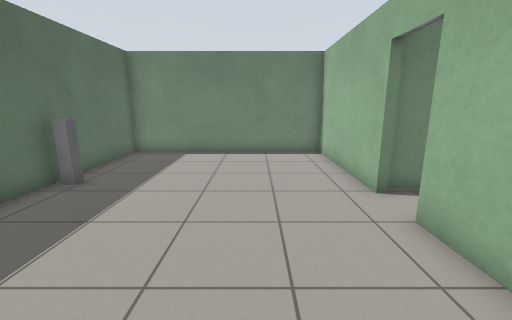
view 1 (above)

18 first-person views from a walk through a robot-simulator world made for Gazebo. The camera is 1.2 m above the floor, tilts 12° down and sees 90° across. The floor is counted in squares, 0.5 m on a side. Each view is taken from the middle of a square. On the plan, view 1 faces up. The plan holds only what a view shows up to about 17 squares ahead; the rest is blank.

view 2
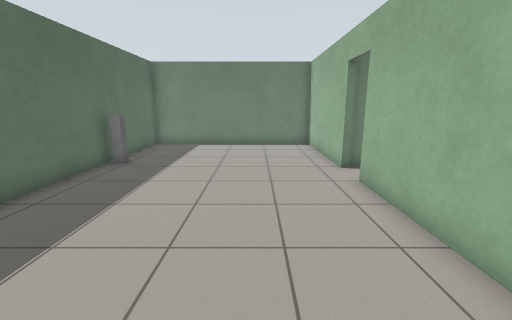

view 3
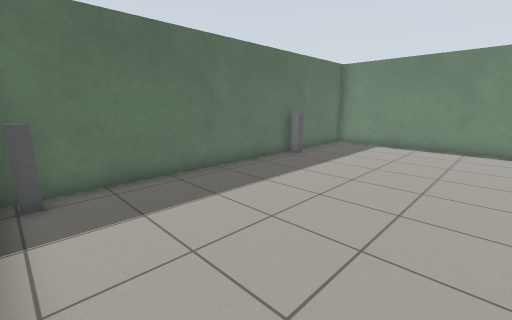

view 4
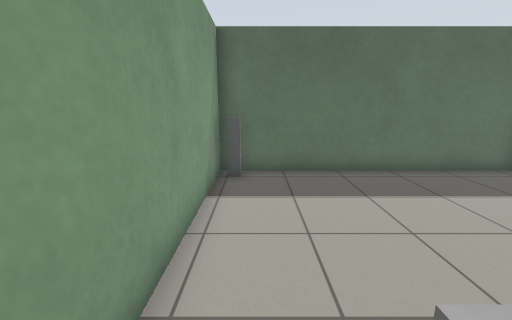

view 5
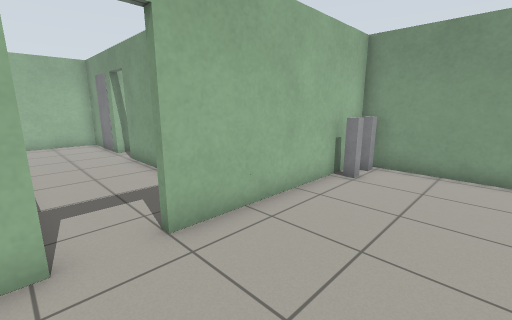

view 6
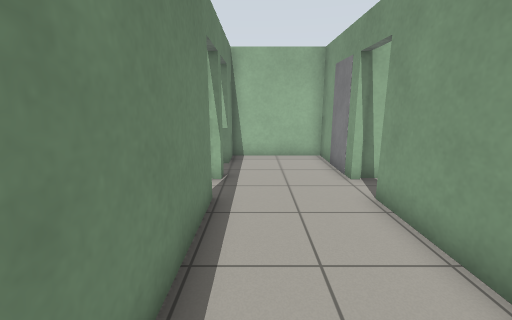

view 7
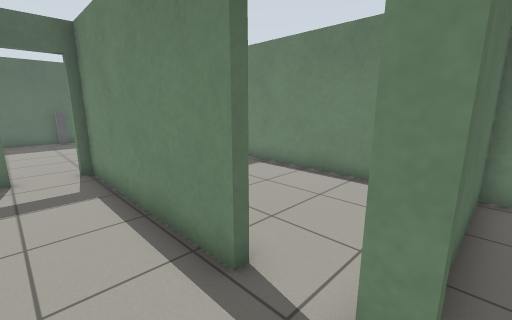

view 8
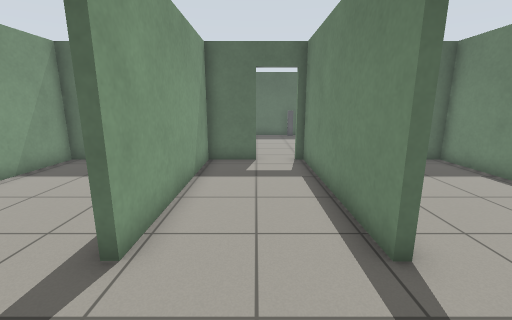

view 9
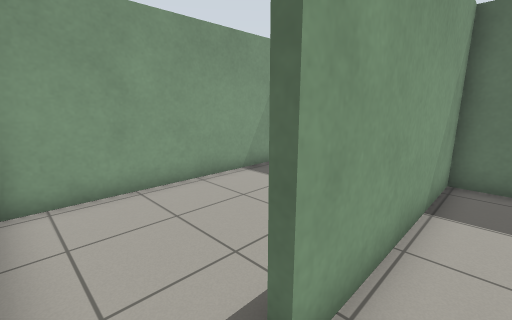

view 10
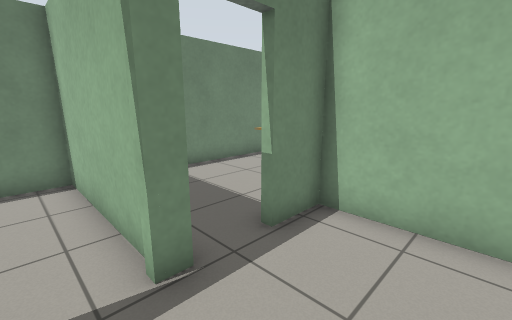

view 11
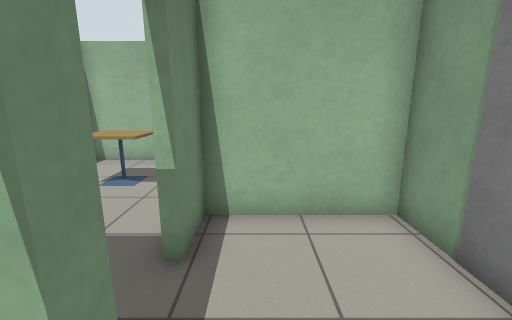

view 12
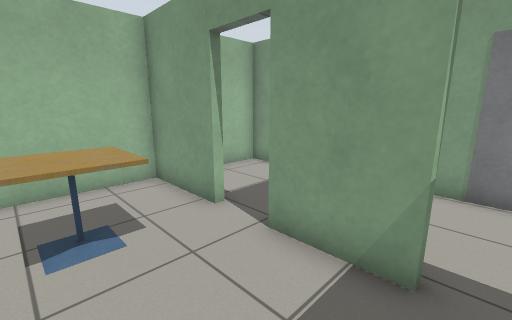

view 13
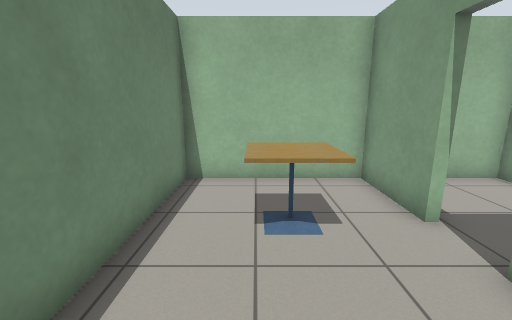

view 14
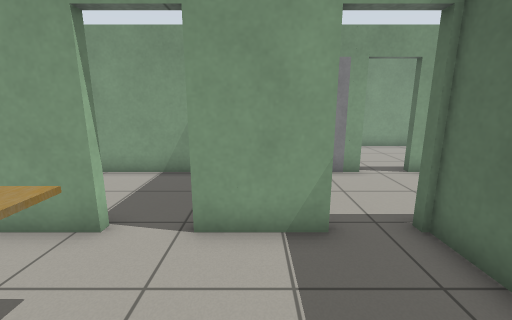

view 15
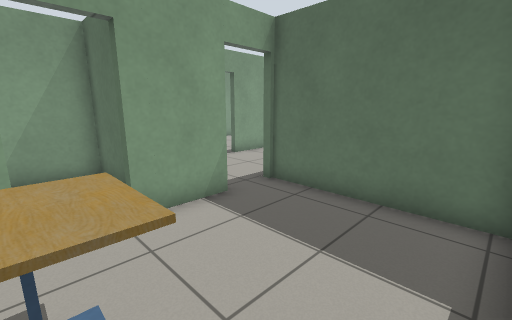

view 16
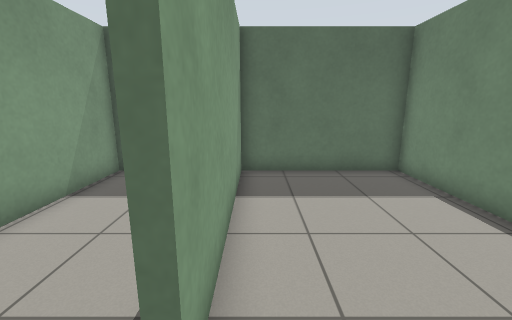

view 17
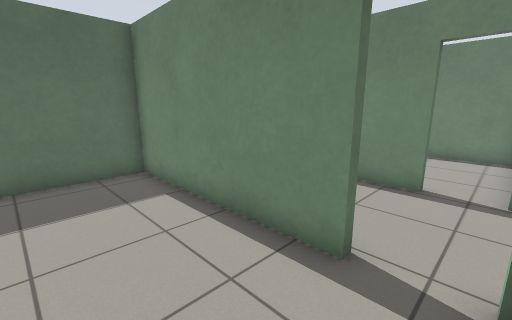

view 18
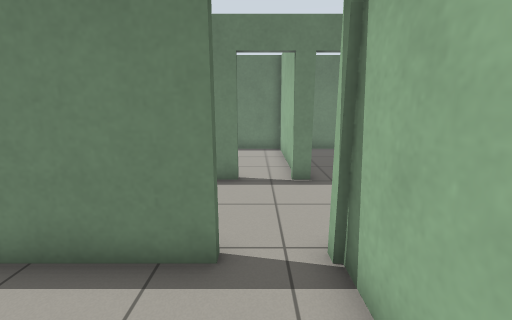

### Floor plan
Ten units are one square. View 1 is at (0, 0); x grows to the right and y downward. Boxes are objects, and circles mark ways between rooms. Rooms are numbered by the first view taken in them; rooms with no view inside come last. Other rooms are left out.
<svg viewBox="-70 -139 308 179">
<path fill="none" stroke="#000" d="M34 -68 34 -134 -63 -134 -63 26M-52 33 22 33M34 25 34 -50M115 -71 37 -71M134 -29 139 -29M136 -71 134 -71M155 -29 174 -29 174 -71 155 -71M37 -50 37 -29 115 -29M199 -74 233 -74 233 -134 136 -134 136 -71M155 -74 183 -74M134 -71 134 -134 37 -134 37 -74 115 -74M115 -26 37 -26 37 33 132 33M134 -1 134 -29M176 -54 176 -29 233 -29 233 -46"/>
<rect x="-65" y="25" width="10" height="10" fill="#bbb"><title>grey post</title></rect>
<rect x="-65" y="-85" width="10" height="10" fill="#bbb"><title>grey post</title></rect>
<rect x="25" y="25" width="10" height="10" fill="#bbb"><title>grey post</title></rect>
<rect x="25" y="5" width="10" height="10" fill="#bbb"><title>grey post</title></rect>
<rect x="185" y="-115" width="30" height="20" fill="#bbb"><title>cafe table</title></rect>
<circle cx="35" cy="-55" r="3" fill="#2a7"/>
<circle cx="135" cy="-70" r="3" fill="#2a7"/>
<circle cx="125" cy="-30" r="3" fill="#2a7"/>
<circle cx="195" cy="-70" r="3" fill="#2a7"/>
<text x="-20" y="-50">1</text>
<text x="110" y="-50">2</text>
<text x="190" y="-110">3</text>
<text x="90" y="-110">4</text>
<text x="90" y="10">5</text>
<text x="210" y="-50">6</text>
</svg>
Room 1 opens to room 2. Room 2 opens to room 4. Room 2 opens to room 5. Room 3 opens to room 6.

Where each view was taken, in squares from view 1:
view 1: 0 up, 0 right, facing up
view 2: 3 down, 0 right, facing up
view 3: 3 down, 2 right, facing up-left
view 4: 2 down, 3 right, facing left
view 5: 7 up, 1 left, facing down-right
view 6: 6 up, 5 right, facing right
view 7: 5 up, 14 right, facing up-left
view 8: 5 up, 15 right, facing left
view 9: 4 up, 13 right, facing down-left
view 10: 4 up, 12 right, facing up-right
view 11: 6 up, 12 right, facing right
view 12: 11 up, 15 right, facing down-right
view 13: 11 up, 15 right, facing right
view 14: 12 up, 17 right, facing down
view 15: 13 up, 20 right, facing down-left
view 16: 8 up, 13 right, facing left
view 17: 1 down, 13 right, facing up-left
view 18: 1 down, 12 right, facing up
